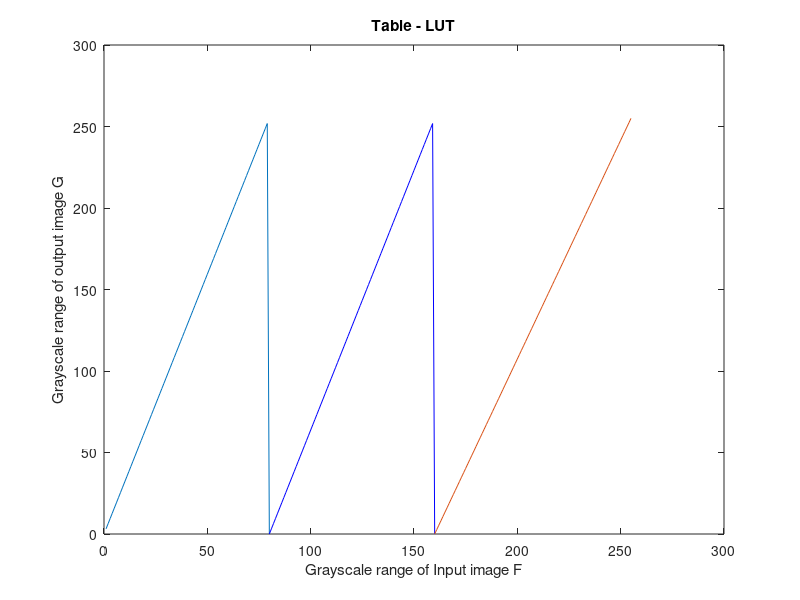
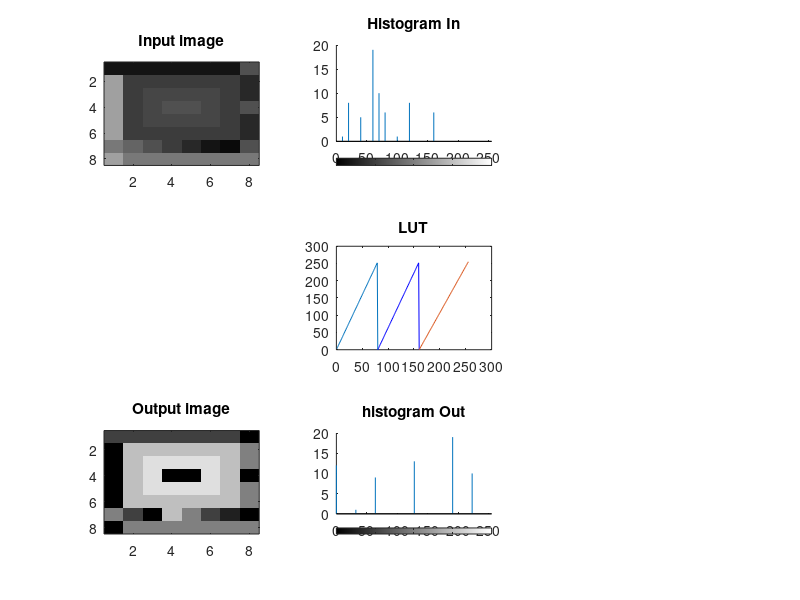

Here is the MATLAB script that generated these plots, in order:
clc
clear all
close all

lut = [];
x = [];     %input image
y = [];     %output image

x = [20 20 20 20 20 20 20 80;
    160 60 60 60 60 60 60 40;
    160 60 70 70 70 70 60 40;
    160 60 70 80 80 70 60 80;
    160 60 70 70 70 70 60 40;
    160 60 60 60 60 60 60 40;
    120 100 80 60 40 20 10 80;
    160 120 120 120 120 120 120 120];

[m,n] = size(x);

for i = 1:80
    lut(i) = 255/80*i;
end

for i = 80:160
    lut(i) = 255/80*i - 255;
end

for i = 160:255
    lut(i) = 255/95*i - 429.473;
end

% Gary level modification using LUT
for i = 1:m
    for j = 1:n
        y(i,j) = lut(x(i,j));
    end
end

%Display LUT
t = 1:80;
t1 = 80:160;
t2 = 160:255;

plot(t,lut(t),t1,lut(t1),'b',t2,lut(t2)),title('Table - LUT')
xlabel('Grayscale range of Input image F')
ylabel('Grayscale range of output image G')

%Display input image, histogram and LUT
figure(2)
subplot(331), subimage(uint8(x),gray(256)),title('Input image')
subplot(332), imhist(uint8(x)),title('Histogram In')
subplot(335), plot(t,lut(t),t1,lut(t1),'b-',t2,lut(t2)), title("LUT")

%display output image, histogram
subplot(337), subimage(uint8(y),gray(256)),title('Output image')
subplot(338), imhist(uint8(y)), title('histogram Out')




